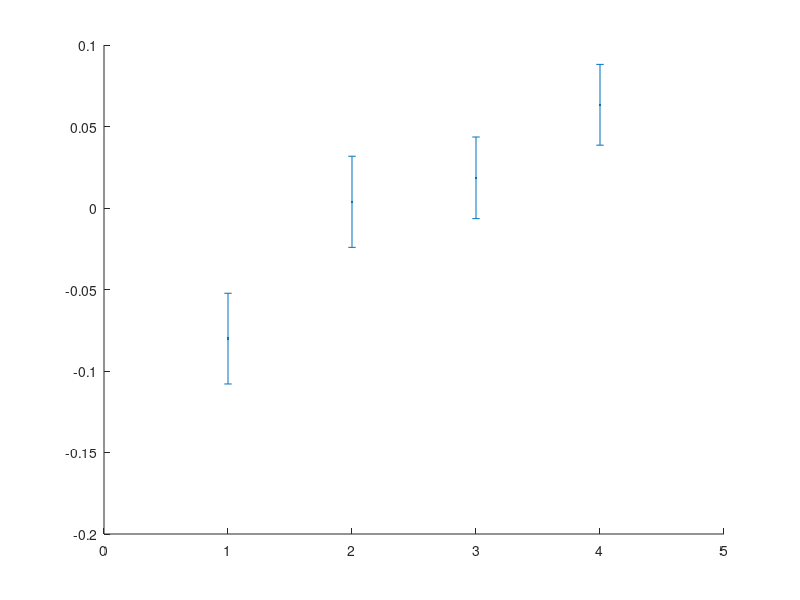

The MATLAB script that drew this image: (Note: this script raises an error after producing the figure.)
clc
clear;

load RT_auditory.mat
figure();
for di = 1:4
    mdata(di) = mean(norm_all_div_data{di});
    sdata(di) = std(norm_all_div_data{di})/length(norm_all_div_data{di})^0.5;
end
% bar(mdata);
% hold on;
errorbar(mdata,sdata,'.','CapSize',20);
hold on;
xlim([0.5 4.5]);

x1 = 1:4;
[P,S] = polyfit(x1,mdata,1);
% [V1 V2]=corrcoef(mdata,x1)
[RHO,PVAL] = corr(mdata',x1')
y1 = polyval(P,x1);
plot(x1,y1)
R2 = 1 - (S.normr/norm(mdata - mean(mdata)))^2;
xlabel('3-40 Hz Prestimulus Power Bins');
ylabel('Normalized Reaction Time');

[d1 d2] = ranksum(norm_all_div_data{1},norm_all_div_data{4})
ylim([-0.15 0.15]);
